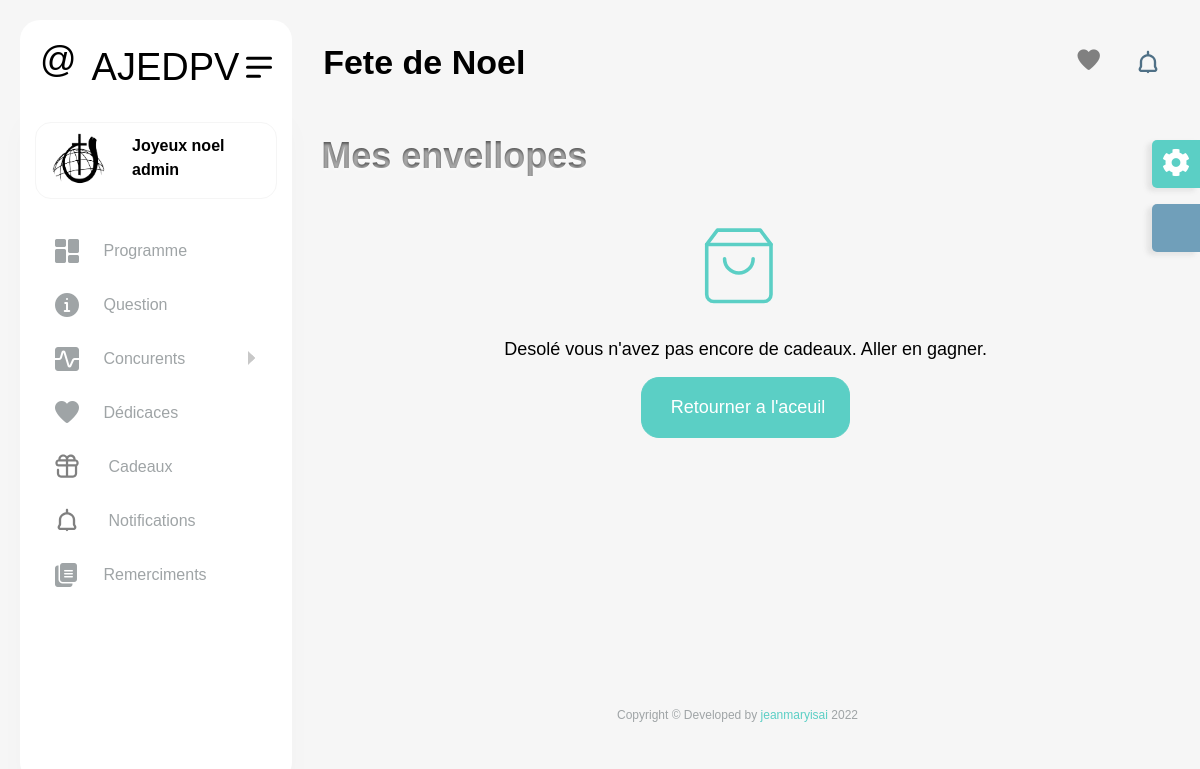
Page /envellope (signed in) on the earlier database version.
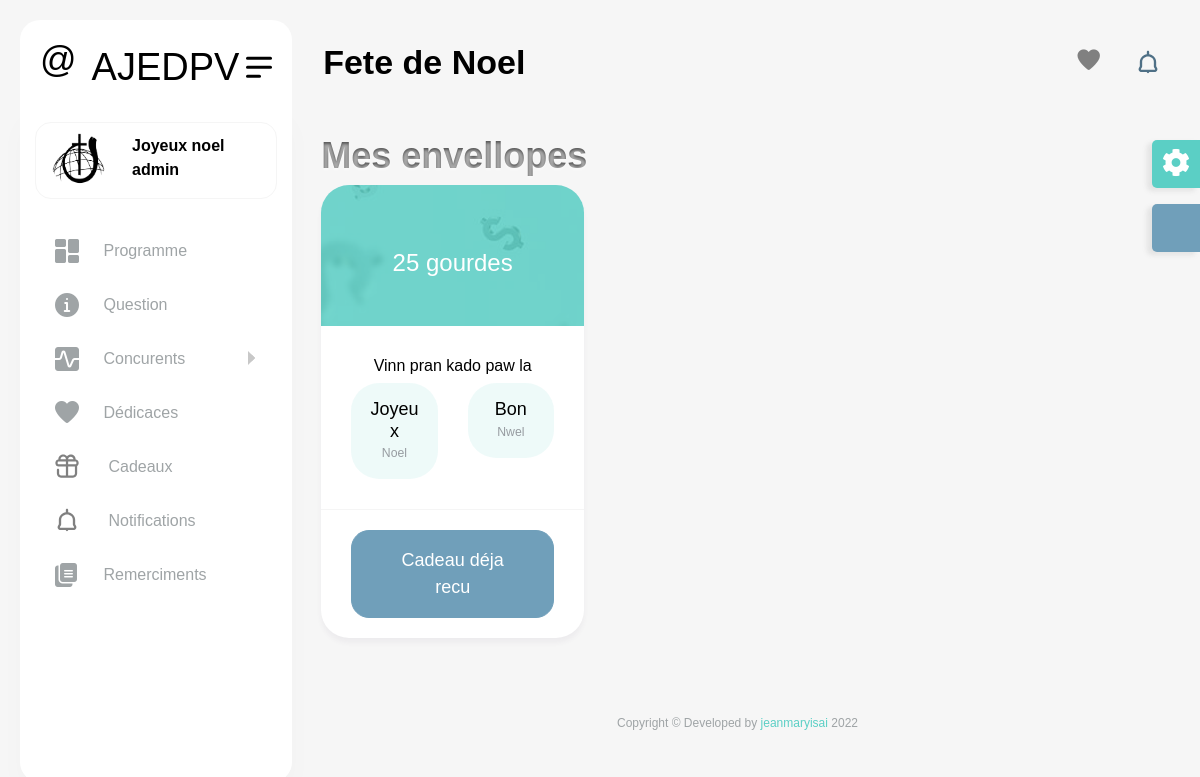
Same page on the later database version.
### core/models.py (models this page shows, shortened)
class order(models.Model):
    cadeau=models.ForeignKey(cadeau,on_delete=models.CASCADE)
    user=models.ForeignKey(fake_user,on_delete=models.CASCADE)
    is_redeem=models.BooleanField(default=False)

class cadeau(models.Model):
    nombre_disponible=models.IntegerField()
    cadeau=models.TextField()
    show=models.BooleanField(default=False)

### core/views.py (the view)
# urls.py: path('envellope',envellope, name='envellope'),
@login_required
def envellope(request):
    user=fake_user.objects.get(user=request.user)
    od= order.objects.filter(user=user)
    return render(request,'enveloppe.html',{'cadeaux':od})

### core/context_processors.py (called while the page is built)
def cart(request):
    concurents= Concurent.objects.all()
    dedicaces= Dedicace.objects.filter(show=True).order_by('-date')[:5]
    notification=Notification.objects.all().order_by('-date')[:5]
    context={'concurents':concurents
    ,
    'dedicaces':dedicaces,
    'notifications':notification,
    }
    return context

### templates/enveloppe.html (shortened to what this page needs)
{% extends 'base.html' %}
{% load static %}
{% block 'body' %}
<h1 style="  background-color: #565656;
                        color: transparent;
                        text-shadow: 0px 2px 3px rgba(255,255,255,0.5);
                        -webkit-background-clip: text;
                           -moz-background-clip: text;
                                background-clip: text;font-weight: 900;"> Mes envellopes
                </h1>
                <br><br>
{% for x in cadeaux %}
					<div class="col-xl-4 col-lg-12 col-sm-12">
						<div class="card overflow-hidden">
							<div class="text-center p-5 overlay-box" style="background-image: url(images/big/img5.jpg);">
								<h3 class="mt-3 mb-0 text-white">{{x.cadeau.cadeau}}</h3>
							</div>
                            <div class="card-body">
								<div class="row text-center">
									<h5> Vinn pran kado paw la </h5>
									<div class="col-6">
										<div class="bgl-primary rounded p-3">
											<h4 class="mb-0">Joyeux</h4>
											<small>Noel</small>
										</div>
									</div>
									<div class="col-6">
										<div class="bgl-primary rounded p-3">
											<h4 class="mb-0">Bon</h4>
											<small>Nwel</small>
										</div>
									</div>
								</div>
                            </div>
							<div class="card-footer mt-0">
							{% if not x.is_redeem %}
								<a href="{% url 'redeem' x.id %}"
								class="btn btn-primary btn-lg btn-block">R&eacute;clamer le cadeau</a>
							{% else %}
								<a
								class="btn btn-secondary btn-lg btn-block">Cadeau d&eacute;ja recu</a>
							{% endif %}
                            </div>
                        </div>
					</div>
{% empty %}
	<div class="card-body text-center ai-icon  text-primary">
													<svg id="rocket-icon" class="my-2" viewbox="0 0 28 28" width="100" height="100" stroke="currentColor" stroke-width="1" fill="none" stroke-linecap="round" stroke-linejoin="round">
													<h4 class="my-2">Desol&eacute; vous n'avez pas encore de cadeaux. Aller en gagner.</h4>
													<a href="{% url 'home' %}" class="btn my-2 btn-primary btn-lg px-4"> Retourner a l'aceuil</a>
												</div>
{% endfor %}
{% endblock %}

### templates/base.html (shortened to what this page needs)
 {% load static %}
<!DOCTYPE html>
<html lang="en">
<head>
    <link href="{% static 'vendor/jquery-nice-select/css/nice-select.css' %}" rel="stylesheet">
    <link rel="stylesheet" href="{% static 'vendor/nouislider/nouislider.min.css' %}"> {% block css %}{% endblock %}
    <link href="{% static 'css/style.css' %}" rel="stylesheet">
</head>
<body style="background-image: url(static/images/pattern/pattern6i.png)">
    <div id="main-wrapper">
        <div class="nav-header">
            <a href="{% url 'home' %}" class="brand-logo">
                <h1 class="logo-abbr" width="53" height="53" viewbox="0 0 53 53">@</h1>
                <h2 class="brand-title" width="124px" height="33px">AJEDPV</h2>
            </a>
            <div class="nav-control">
                <div class="hamburger">
                    <span class="line"></span><span class="line"></span><span class="line"></span>
                </div>
            </div>
        </div>
        <div class="header">
            <div class="header-content">
                <nav class="navbar navbar-expand">
                    <div class="collapse navbar-collapse justify-content-between">
                        <div class="header-left">
                            <div class="dashboard_bar">
                                Fete de Noel
                            </div>
                        </div>
                        <ul class="navbar-nav header-right">
                            <li class="nav-item dropdown notification_dropdown">
                                <a class="nav-link  ai-icon" href="javascript:void(0);" role="button" data-bs-toggle="dropdown">
                                    <i class="flaticon-045-heart" style="color:gray;font-size:1.4rem"></i>
                                </a>
                            </li>
                            <li class="nav-item dropdown notification_dropdown">
                                <a class="nav-link" href="javascript:void(0);" data-bs-toggle="dropdown">
                                </a>
                            </li>
                        </ul>
                    </div>
                </nav>
            </div>
        </div>
        <div class="dlabnav">
            <div class="dlabnav-scroll">
                <ul class="metismenu" id="menu">
                    <li class="dropdown header-profile">
                        <a class="nav-link" href="javascript:void(0);" role="button" data-bs-toggle="dropdown">
                            <img src="{% static 'images/profile/pic1.jpg' %}" width="20" alt="">
                            <div class="header-info ms-3">
                                <span class="font-w600 " >{% if request.user.is_authenticated %} Joyeux noel {{request.user.username}}{% else %}<span class="bg-primary badge badge-sm">Annonyme</span>{% endif %}</span>
                            </div>
                        </a>
                    </li>
                    <li>
                        <a class=" ai-icon" href="{% url 'programme' %}" aria-expanded="false">
                            <i class="flaticon-025-dashboard"></i>
                            <span class="nav-text">Programme</span>
                        </a>
                    </li>
                    <li>
                        <a class="ai-icon" href="{% url 'questions' %}" aria-expanded="false">
                            <i class="flaticon-050-info"></i>
                            <span class="nav-text">Question</span>
                        </a>
                    </li>
                    <li>
                        <a class="has-arrow ai-icon" href="javascript:void()" aria-expanded="false">
                            <i class="flaticon-041-graph"></i>
                            <span class="nav-text">Concurents</span>
                        </a>
                    </li>
                    <li>
                        <a href="{% url 'dedicaces' %}" class="ai-icon" aria-expanded="false">
                            <i class="flaticon-045-heart"></i>
                            <span class="nav-text">D&eacute;dicaces</span>
                        </a>
                    </li>
                    <li>
                        <a class="ai-icon" href="{% url 'cadeau' %}" aria-expanded="false">
                            <i class=""> </i>
                            <span class="nav-text">Cadeaux</span>
                        </a>
                    </li>
                    <li>
                        <a class=" ai-icon" href="{% url 'notifications' %}" aria-expanded="false">
                            <i class="">
                                </i>
                            <span class="nav-text">Notifications</span>
                        </a>
                    </li>
                    <li>
                        <a class=" ai-icon" href="{% url 'remerciments' %}" aria-expanded="false">
                            <i class="flaticon-022-copy"></i>
                            <span class="nav-text">Remerciments</span>
                        </a>
                    </li>
                </ul>
            </div>
        </div>
        <div class="content-body">
            <div class="container-fluid">
                <div class="row">
                     {% block 'body' %} {% endblock %}
                </div>
            </div>
        </div>
        <div class="footer">
            <div class="copyright">
                <p>Copyright © Developed by <a href="https://isaijeanmary.herokuapp.com/" target="_blank">jeanmaryisai</a> 2022</p>
            </div>
        </div>
    </div>
</body>
</html>

Differences in the rows shown:
added order: cadeau.cadeau "25 gourdes", is_redeem "Cadeau déja recu"
Other differences:
text no longer shown: "Desolé vous n'avez pas encore de cadeaux. Aller en gagner. Retourner a l'aceuil"
